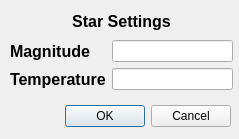
<?xml version="1.0" encoding="UTF-8"?>
<ui version="4.0">
 <class>LSqStarDataDialog</class>
 <widget class="QDialog" name="LSqStarDataDialog">
  <property name="geometry">
   <rect>
    <x>0</x>
    <y>0</y>
    <width>239</width>
    <height>139</height>
   </rect>
  </property>
  <property name="windowTitle">
   <string>Star Settings</string>
  </property>
  <widget class="QDialogButtonBox" name="buttonBox">
   <property name="geometry">
    <rect>
     <x>10</x>
     <y>100</y>
     <width>221</width>
     <height>32</height>
    </rect>
   </property>
   <property name="orientation">
    <enum>Qt::Horizontal</enum>
   </property>
   <property name="standardButtons">
    <set>QDialogButtonBox::Cancel|QDialogButtonBox::Ok</set>
   </property>
  </widget>
  <widget class="QWidget" name="verticalLayoutWidget">
   <property name="geometry">
    <rect>
     <x>10</x>
     <y>10</y>
     <width>223</width>
     <height>80</height>
    </rect>
   </property>
   <layout class="QVBoxLayout" name="verticalLayout">
    <item>
     <widget class="QLabel" name="label">
      <property name="font">
       <font>
        <pointsize>12</pointsize>
        <weight>75</weight>
        <bold>true</bold>
       </font>
      </property>
      <property name="text">
       <string>&lt;!DOCTYPE HTML PUBLIC &quot;-//W3C//DTD HTML 4.0//EN&quot; &quot;http://www.w3.org/TR/REC-html40/strict.dtd&quot;&gt;
&lt;html&gt;&lt;head&gt;&lt;meta name=&quot;qrichtext&quot; content=&quot;1&quot; /&gt;&lt;style type=&quot;text/css&quot;&gt;
p, li { white-space: pre-wrap; }
&lt;/style&gt;&lt;/head&gt;&lt;body style=&quot; font-family:'MS Shell Dlg 2'; font-size:12pt; font-weight:600; font-style:normal;&quot;&gt;
&lt;p align=&quot;center&quot; style=&quot; margin-top:0px; margin-bottom:0px; margin-left:0px; margin-right:0px; -qt-block-indent:0; text-indent:0px;&quot;&gt;Star Settings&lt;/p&gt;&lt;/body&gt;&lt;/html&gt;</string>
      </property>
     </widget>
    </item>
    <item>
     <layout class="QGridLayout" name="gridLayout">
      <item row="0" column="0">
       <widget class="QLabel" name="label_2">
        <property name="font">
         <font>
          <pointsize>12</pointsize>
          <weight>75</weight>
          <bold>true</bold>
         </font>
        </property>
        <property name="text">
         <string>Magnitude</string>
        </property>
       </widget>
      </item>
      <item row="0" column="1">
       <widget class="QLineEdit" name="magnitude">
        <property name="inputMask">
         <string/>
        </property>
       </widget>
      </item>
      <item row="1" column="0">
       <widget class="QLabel" name="label_3">
        <property name="font">
         <font>
          <pointsize>12</pointsize>
          <weight>75</weight>
          <bold>true</bold>
         </font>
        </property>
        <property name="text">
         <string>Temperature</string>
        </property>
       </widget>
      </item>
      <item row="1" column="1">
       <widget class="QLineEdit" name="temperature">
        <property name="inputMask">
         <string/>
        </property>
        <property name="placeholderText">
         <string/>
        </property>
       </widget>
      </item>
     </layout>
    </item>
   </layout>
  </widget>
 </widget>
 <resources/>
 <connections>
  <connection>
   <sender>buttonBox</sender>
   <signal>accepted()</signal>
   <receiver>LSqStarDataDialog</receiver>
   <slot>accept()</slot>
   <hints>
    <hint type="sourcelabel">
     <x>248</x>
     <y>254</y>
    </hint>
    <hint type="destinationlabel">
     <x>157</x>
     <y>274</y>
    </hint>
   </hints>
  </connection>
  <connection>
   <sender>buttonBox</sender>
   <signal>rejected()</signal>
   <receiver>LSqStarDataDialog</receiver>
   <slot>reject()</slot>
   <hints>
    <hint type="sourcelabel">
     <x>316</x>
     <y>260</y>
    </hint>
    <hint type="destinationlabel">
     <x>286</x>
     <y>274</y>
    </hint>
   </hints>
  </connection>
 </connections>
</ui>
